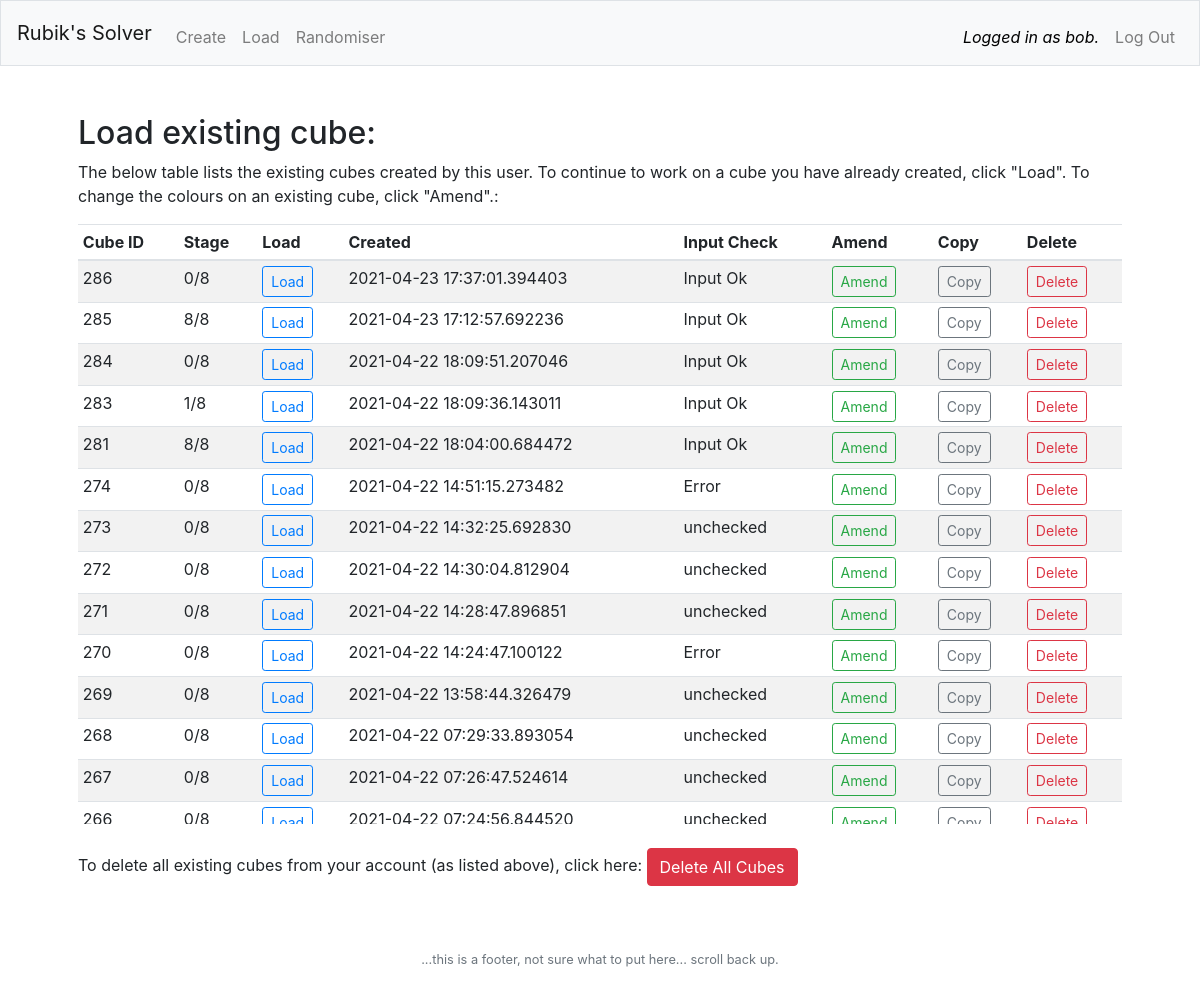
Page /load_page (signed in) on the earlier database version.
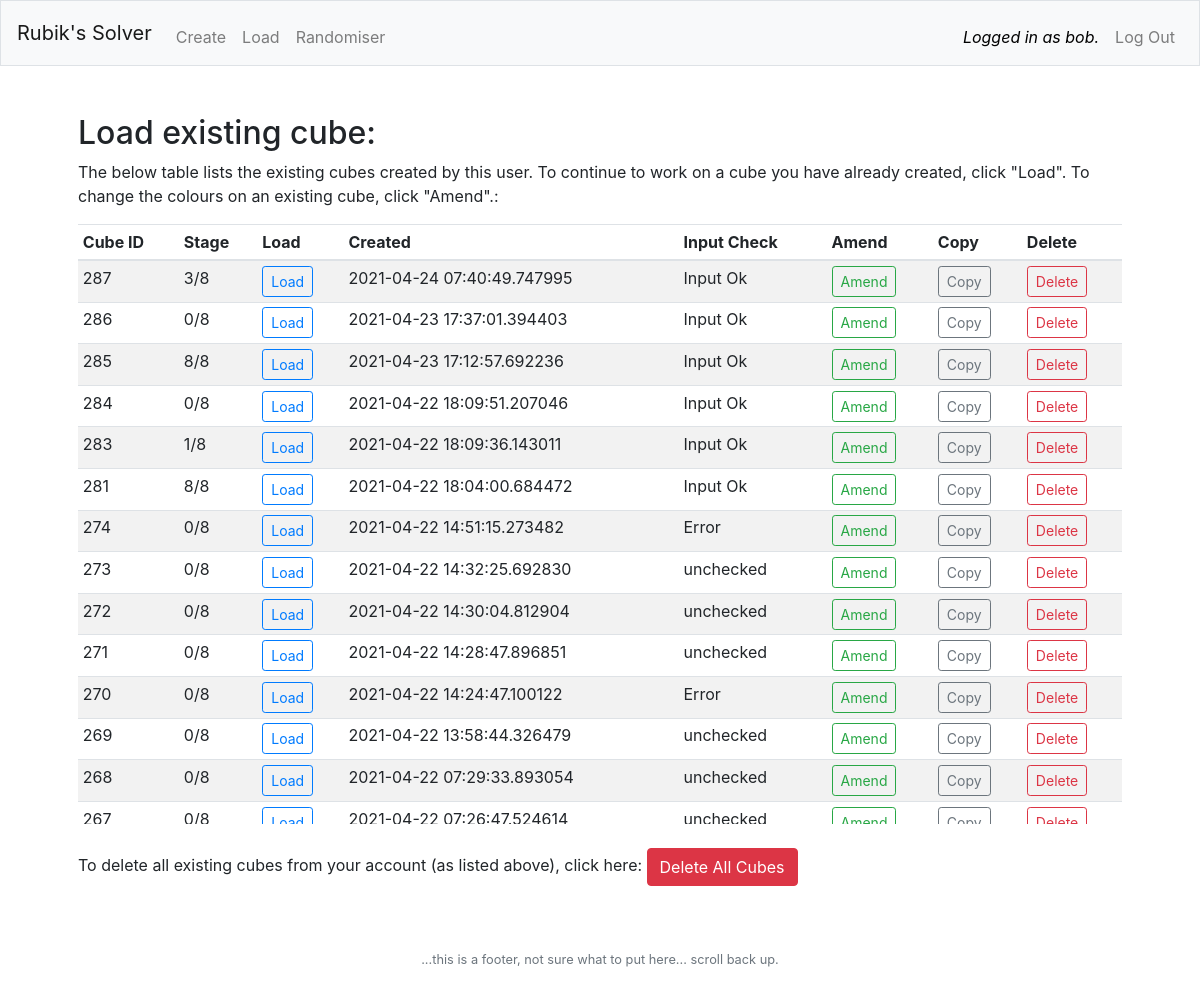
Same page on the later database version.
### tables this page shows
CREATE TABLE 'cubes' ('id' integer PRIMARY KEY AUTOINCREMENT NOT NULL, 'user_id' integer NOT NULL, created TEXT, 'bbl' text NOT NULL DEFAULT 'grey', 'bbm' text NOT NULL DEFAULT 'grey', 'bbr' text NOT NULL DEFAULT 'grey', 'bml' text NOT NULL DEFAULT 'grey', 'bmm' text NOT NULL DEFAULT 'green', 'bmr' text NOT NULL DEFAULT 'grey', 'btl' text NOT NULL DEFAULT 'grey', 'btm' text NOT NULL DEFAULT 'grey', 'btr' text NOT NULL DEFAULT 'grey', 'lbl' text NOT NULL DEFAULT 'grey', 'lml' text NOT NULL DEFAULT 'grey', 'ltl' text NOT NULL DEFAULT 'grey', 'lbm' text NOT NULL DEFAULT 'grey', 'lmm' text NOT NULL DEFAULT 'orange', 'ltm' text NOT NULL DEFAULT 'grey', 'lbr' text NOT NULL DEFAULT 'grey', 'lmr' text NOT NULL DEFAULT 'grey', 'ltr' text NOT NULL DEFAULT 'grey', 'utl' text NOT NULL DEFAULT 'grey', 'utm' text NOT NULL DEFAULT 'grey', 'utr' text NOT NULL DEFAULT 'grey', 'uml' text NOT NULL DEFAULT 'grey', 'umm' text NOT NULL DEFAULT 'yellow', 'umr' text NOT NULL DEFAULT 'grey', 'ubl' text NOT NULL DEFAULT 'grey', 'ubm' text NOT NULL DEFAULT 'grey', 'ubr' text NOT NULL DEFAULT 'grey', 'rtr' text NOT NULL DEFAULT 'grey', 'rmr' text NOT NULL DEFAULT 'grey', 'rbr' text NOT NULL DEFAULT 'grey', 'rtm' text NOT NULL DEFAULT 'grey', 'rmm' text NOT NULL DEFAULT 'red', 'rbm' text NOT NULL DEFAULT 'grey', 'rtl' text NOT NULL DEFAULT 'grey', 'rml' text NOT NULL DEFAULT 'grey', 'ftl' text NOT NULL DEFAULT 'grey', 'ftm' text NOT NULL DEFAULT 'grey', 'ftr' text NOT NULL DEFAULT 'grey', 'fml' text NOT NULL DEFAULT 'grey', 'fmm' text NOT NULL DEFAULT 'blue', 'fmr' text NOT NULL DEFAULT 'grey', 'fbl' text NOT NULL DEFAULT 'grey', 'fbm' text NOT NULL DEFAULT 'grey', 'fbr' text NOT NULL DEFAULT 'grey', 'dtl' text NOT NULL DEFAULT 'grey', 'dtm' text NOT NULL DEFAULT 'grey', 'dtr' text NOT NULL DEFAULT 'grey', 'dml' text NOT NULL DEFAULT 'grey', 'dmm' text NOT NULL DEFAULT 'white', 'dmr' text NOT NULL DEFAULT 'grey', 'dbl' text NOT NULL DEFAULT 'grey', 'dbm' text NOT NULL DEFAULT 'grey', 'dbr' text NOT NULL DEFAULT 'grey', 'rbl' text NOT NULL DEFAULT 'grey', 'check' text NOT NULL DEFAULT 'unchecked', 'stage' INTEGER NOT NULL DEFAULT 0);

### app.py (the view)
@app.route("/load_page", methods=["GET"])
@login_required
def load_page():
    con = db_connect()
    cur = con.cursor()
    cur.execute("SELECT * FROM cubes WHERE user_id = ? ORDER BY id DESC", (session["user_id"],))
    users_cubes = [dict(row) for row in cur.fetchall()]
    db_close(con)
    return render_template("load.html", users_cubes=users_cubes)

### app.py (called while the page is built)
@app.after_request
def after_request(response):
    response.headers["Cache-Control"] = "no-cache, no-store, must-revalidate"
    response.headers["Expires"] = 0
    response.headers["Pragma"] = "no-cache"
    return response

def db_connect():
    con = sqlite3.connect('rubiks.db')
    con.row_factory = sqlite3.Row
    return con

def db_close(con):
    con.commit()
    con.close()

def login_required(f):
    @wraps(f)
    def decorated_function(*args, **kwargs):
        if session.get("user_id") is None:
            return redirect("/login")
        return f(*args, **kwargs)
    return decorated_function

### templates/load.html (shortened to what this page needs)
{% extends "layout.html" %}
{% block main %}
    <h2>Load existing cube:</h2>
    <p>The below table lists the existing cubes created by this user. To continue to work on a cube you have already created, click "Load".  To change the colours on an existing cube, click "Amend".:</p>
        <div class="cube_tables" id="load_cube_table">
        <table class="table table-striped table-hover table-sm">
            <thead>
                <tr>
                    <th>Cube ID</th>
                    <th>Stage</th>
                    <th>Load</th>
                    <th>Created</th>
                    <th>Input Check</th>
                    <th>Amend</th>
                    <th>Copy</th>
                    <th>Delete</th>
                </tr>
            </thead>
            <tbody>
                {% for id in users_cubes %}
                    <tr>
                        <td>{{ id.id }}</td>
                        <td>{{ id.stage }}/8</td>
                        <td><form method = "post" action="/load"><button name="load" class="btn btn-outline-primary btn-sm" type="submit" value={{ id.id }}>Load</button></form></td>
                        <td>{{ id.created }}</td>
                        <td>{{ id.check }}</td>
                        <td><form method = "post" action="/amend_from_list"><button name="amend" class="btn btn-outline-success btn-sm" type="submit" value={{ id.id }}>Amend</button></form></td>
                        <td><form method = "post" action="/copy"><button name="copy" onclick="loading_on()" class="btn btn-outline-secondary btn-sm" type="submit" value={{ id.id }}>Copy</button></form></td>
                        <td><form method = "post" action="/delete_cube"><button name="delete" onclick="loading_on()" class="btn btn-outline-danger btn-sm" type="submit" value={{ id.id }}>Delete</button></form></td>
                    </tr>
                {% endfor %}
            </tbody>
        </table>
        </div>
    <p>To delete all existing cubes from your account (as listed above), click here: <button class="btn btn-danger" onclick="confirm_delete_on()" type="button">Delete All Cubes</button></p>
{% endblock %}

### templates/layout.html (shortened to what this page needs)
<!DOCTYPE html>
<html lang="en">
    <head>
        <link rel="stylesheet" href="https://cdn.jsdelivr.net/npm/bootstrap@4.5.3/dist/css/bootstrap.min.css">
        <link href="/static/styles.css" rel="stylesheet">
    </head>
    <body onload="loading_off()">
        <nav class="navbar navbar-expand-md navbar-light bg-light border">
            <a class="navbar-brand" href="/">Rubik's Solver</a>
            <div class="collapse navbar-collapse" id="navbar">
                {% if session.user_id %}
                    <ul class="navbar-nav mr-auto mt-2">
                        <li class="nav-item"><a class="nav-link" href="/enter">Create</a></li>
                        <li class="nav-item"><a class="nav-link" href="/load_page">Load</a></li>
                        <li class="nav-item"><a class="nav-link" href="/randomise_user_cube">Randomiser</a></li>
                    </ul>
                    <ul class="navbar-nav ml-auto mt-2">
                        <li class="nav-item nav-link" style="color: black;"><i>Logged in as {{ session.username }}.</i></li>
                        <li class="nav-item"><a class="nav-link" href="/logout">Log Out</a></li>
                    </ul>
                {% else %}
                    <ul class="navbar-nav ml-auto mt-2">
                        <li class="nav-item"><a class="nav-link" href="/register">Register</a></li>
                        <li class="nav-item"><a class="nav-link" href="/login">Log In</a></li>
                    </ul>
                {% endif %}
            </div>
        </nav>
        <main class="container p-5">
            {% block main %}{% endblock %}
        </main>
        <footer class="small text-center text-muted">
            ...this is a footer, not sure what to put here... scroll back up.
        </footer>
    </body>
</html>

### static/styles.css (style rules this page uses)
.cube_tables { overflow: scroll; }
#load_cube_table { height: 600px; overflow: scroll; }

Differences in the rows shown:
no longer on this page (row unchanged): cubes: id "266", stage "0", created "2021-04-22 07:24:56.844520", check "unchecked"
added cubes: id "287", stage "3", created "2021-04-24 07:40:49.747995", check "Input Ok"
